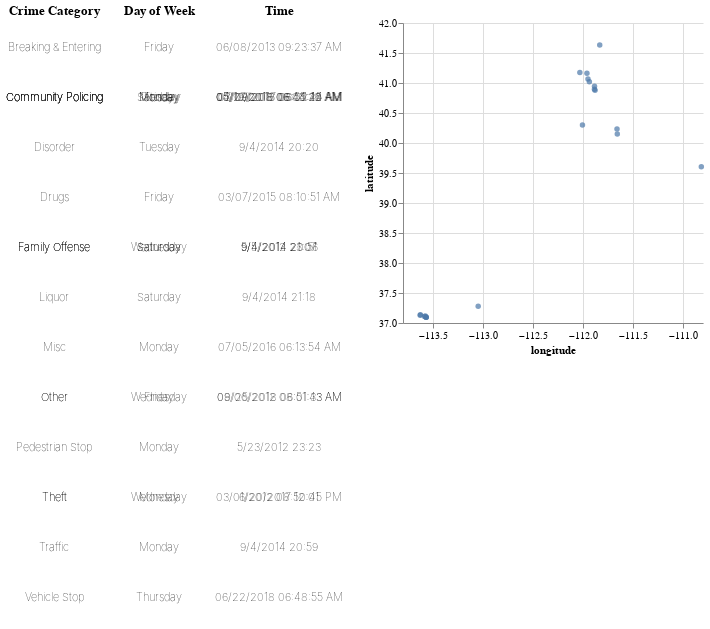

The cell this chart's notebook holds for it:
### Code cell
crime_cat = alt.selection(type='single', nearest=True, on='mouseover',
                     fields=['Crime_Category'], empty='none')

splits = alt.Chart(df_sample.iloc[::skip, :]).mark_text(fontWeight='lighter').encode(
    y=alt.Y('Crime_Category:O', axis=None),
    text='Crime_Category:N',
    opacity=alt.value(1)
).properties(
    height=600
).add_selection(
    crime_cat
)

map = alt.Chart(df_sample.iloc[::skip, :]).mark_circle().encode(
    x=alt.X('longitude:Q', scale=alt.Scale(zero=False)),
    y=alt.Y('latitude:Q', scale=alt.Scale(zero=False)),
    order='created_at'
).project('albersUsa')


map_point = map.mark_circle(color='red', size=20).encode(
    opacity=alt.condition(crime_cat, alt.value(1), alt.value(0))
)

(splits.properties(title="Crime Category") | splits.encode(text='day_of_week').properties(title="Day of Week") | splits.encode(text='created_at').properties(title="Time") | (map+map_point)).configure_view(
    strokeWidth=0,    
)

### Figure 1 — Vega-Lite specification as saved in the notebook (floating-point values rounded to 4 significant figures)
{"config": {"view": {"continuousWidth": 300, "continuousHeight": 300, "strokeWidth": 0}}, "hconcat": [{"mark": {"type": "text", "fontWeight": "lighter"}, "encoding": {"opacity": {"value": 1}, "text": {"field": "Crime_Category", "type": "nominal"}, "y": {"axis": null, "field": "Crime_Category", "type": "ordinal"}}, "height": 600, "name": "view_131", "title": "Crime Category"}, {"mark": {"type": "text", "fontWeight": "lighter"}, "encoding": {"opacity": {"value": 1}, "text": {"field": "day_of_week", "type": "nominal"}, "y": {"axis": null, "field": "Crime_Category", "type": "ordinal"}}, "height": 600, "name": "view_132", "title": "Day of Week"}, {"mark": {"type": "text", "fontWeight": "lighter"}, "encoding": {"opacity": {"value": 1}, "text": {"field": "created_at", "type": "nominal"}, "y": {"axis": null, "field": "Crime_Category", "type": "ordinal"}}, "height": 600, "name": "view_133", "title": "Time"}, {"layer": [{"mark": {"type": "circle"}, "encoding": {"order": {"field": "created_at", "type": "nominal"}, "x": {"field": "longitude", "scale": {"zero": false}, "type": "quantitative"}, "y": {"field": "latitude", "scale": {"zero": false}, "type": "quantitative"}}, "projection": {"type": "albersUsa"}}, {"mark": {"type": "circle", "color": "red", "size": 20}, "encoding": {"opacity": {"condition": {"param": "param_54", "value": 1, "empty": false}, "value": 0}, "order": {"field": "created_at", "type": "nominal"}, "x": {"field": "longitude", "scale": {"zero": false}, "type": "quantitative"}, "y": {"field": "latitude", "scale": {"zero": false}, "type": "quantitative"}}, "projection": {"type": "albersUsa"}}], "data": {"name": "data-4158b42a7eab5f9bcac9c4acba0979c9"}}], "data": {"name": "data-4158b42a7eab5f9bcac9c4acba0979c9"}, "params": [{"name": "param_54", "select": {"type": "point", "fields": ["Crime_Category"], "nearest": true, "on": "mouseover"}, "views": ["view_131", "view_132", "view_133"]}], "$schema": "https://vega.github.io/schema/vega-lite/v5.15.1.json", "datasets": {"data-4158b42a7eab5f9bcac9c4acba0979c9": [{"incident_id": 171538453, "incident_datetime": "06/07/2013 04:57:57 PM", "parent_incident_type": "Breaking & Entering", "incident_description": "BURGLARY (10-91)", "address_1": "800 Block 5450 S", "city": "SOUTH OGDEN", "latitude": 41.16, "longitude": -112.0, "hour_of_day": 16, "day_of_week": "Friday", "created_at": "06/08/2013 09:23:37 AM", "updated_at": "06/21/2013 09:23:33 AM", "Crime_Category": "Breaking & Entering", "Total": 20, "datetime_column": "2013-06-08T09:23:37", "formatted_column": "06/08/2013 09:23:37 AM", "final_date_column": "2013-06-08T09:23:37", "year_column": 2013, "Total_Year": 94}, {"incident_id": 543893270, "incident_datetime": "3/9/2004 15:03", "parent_incident_type": "Disorder", "incident_description": "LITTERING", "address_1": "FIVE SISTER * FOREMASTER", "city": "ST GEORGE", "latitude": 37.1, "longitude": -113.6, "hour_of_day": 15, "day_of_week": "Tuesday", "created_at": "9/4/2014 20:20", "updated_at": "9/4/2014 23:25", "Crime_Category": "Disorder", "Total": 62, "datetime_column": "2014-09-04T20:20:00", "formatted_column": "09/04/2014 08:20:00 PM", "final_date_column": "2014-09-04T20:20:00", "year_column": 2014, "Total_Year": 316}, {"incident_id": 843039191, "incident_datetime": "04/16/2018 08:04:50 PM", "parent_incident_type": "Community Policing", "incident_description": "Description: Animal Problem", "address_1": "3000 Block MAIN ST", "city": "SPANISH FORK", "latitude": 40.15, "longitude": -111.7, "hour_of_day": 20, "day_of_week": "Monday", "created_at": "04/19/2018 06:04:24 AM", "updated_at": "04/27/2018 04:55:45 PM", "Crime_Category": "Community Policing", "Total": 139, "datetime_column": "2018-04-19T06:04:24", "formatted_column": "04/19/2018 06:04:24 AM", "final_date_column": "2018-04-19T06:04:24", "year_column": 2018, "Total_Year": 95}, {"incident_id": 101384022, "incident_datetime": "09/14/2011 11:09:09 AM", "parent_incident_type": "Theft", "incident_description": "\"Theft,Retail\"", "address_1": "1 Block N 800 E", "city": "HYRUM", "latitude": 41.63, "longitude": -111.8, "hour_of_day": 11, "day_of_week": "Wednesday", "created_at": "03/01/2012 08:50:45 PM", "updated_at": "03/01/2012 09:26:49 PM", "Crime_Category": "Theft", "Total": 93, "datetime_column": "2012-03-01T20:50:45", "formatted_column": "03/01/2012 08:50:45 PM", "final_date_column": "2012-03-01T20:50:45", "year_column": 2012, "Total_Year": 172}, {"incident_id": 853491531, "incident_datetime": "05/07/2018 01:05:32 PM", "parent_incident_type": "Community Policing", "incident_description": "Description: Warrant Served For Other Agenc", "address_1": "100 Block N 100 WEST", "city": "PROVO", "latitude": 40.24, "longitude": -111.7, "hour_of_day": 13, "day_of_week": "Monday", "created_at": "05/10/2018 06:43:20 AM", "updated_at": "05/20/2018 08:25:04 PM", "Crime_Category": "Community Policing", "Total": 139, "datetime_column": "2018-05-10T06:43:20", "formatted_column": "05/10/2018 06:43:20 AM", "final_date_column": "2018-05-10T06:43:20", "year_column": 2018, "Total_Year": 95}, {"incident_id": 110166418, "incident_datetime": "4/28/2012 17:04", "parent_incident_type": "Family Offense", "incident_description": "FAMILY FIGHT", "address_1": "1900 Block W 1740 N", "city": "ST GEORGE", "latitude": 37.14, "longitude": -113.6, "hour_of_day": 17, "day_of_week": "Saturday", "created_at": "5/5/2012 23:06", "updated_at": "9/5/2014 2:58", "Crime_Category": "Family Offense", "Total": 49, "datetime_column": "2012-05-05T23:06:00", "formatted_column": "05/05/2012 11:06:00 PM", "final_date_column": "2012-05-05T23:06:00", "year_column": 2012, "Total_Year": 172}, {"incident_id": 764067678, "incident_datetime": "07/04/2016 11:15:01 PM", "parent_incident_type": "Fire", "incident_description": "STRUCTURE FIRE - RESIDENTIAL", "address_1": "300 Block W 1800 NORTH", "city": "CENTERVILLE", "latitude": 40.94, "longitude": -111.9, "hour_of_day": 23, "day_of_week": "Monday", "created_at": "07/05/2016 06:13:54 AM", "updated_at": "09/02/2016 08:21:46 AM", "Crime_Category": "Misc", "Total": 80, "datetime_column": "2016-07-05T06:13:54", "formatted_column": "07/05/2016 06:13:54 AM", "final_date_column": "2016-07-05T06:13:54", "year_column": 2016, "Total_Year": 104}, {"incident_id": 162298748, "incident_datetime": "05/24/2013 02:05:51 PM", "parent_incident_type": "Community Policing", "incident_description": "Description: Citizen Assist", "address_1": "2000 Block PARTRIDGE LN", "city": "EAGLE MOUNTAIN", "latitude": 40.3, "longitude": -112.0, "hour_of_day": 14, "day_of_week": "Friday", "created_at": "05/27/2013 08:02:12 AM", "updated_at": "06/05/2013 08:03:11 AM", "Crime_Category": "Community Policing", "Total": 139, "datetime_column": "2013-05-27T08:02:12", "formatted_column": "05/27/2013 08:02:12 AM", "final_date_column": "2013-05-27T08:02:12", "year_column": 2013, "Total_Year": 94}, {"incident_id": 810251709, "incident_datetime": "6/19/2017 18:06", "parent_incident_type": "Theft", "incident_description": "THEFT-MISDEMEAN", "address_1": "BY 21", "city": "ST GEORGE", "latitude": 37.28, "longitude": -113.0, "hour_of_day": 18, "day_of_week": "Monday", "created_at": "6/20/2017 12:01", "updated_at": "7/3/2017 20:02", "Crime_Category": "Theft", "Total": 93, "datetime_column": "2017-06-20T12:01:00", "formatted_column": "06/20/2017 12:01:00 PM", "final_date_column": "2017-06-20T12:01:00", "year_column": 2017, "Total_Year": 40}, {"incident_id": 860872677, "incident_datetime": "06/21/2018 03:20:58 PM", "parent_incident_type": "Vehicle Stop", "incident_description": "Traffic Stop", "address_1": "500 Block N FAIRFIELD RD", "city": "KAYSVILLE", "latitude": 41.07, "longitude": -112.0, "hour_of_day": 15, "day_of_week": "Thursday", "created_at": "06/22/2018 06:48:55 AM", "updated_at": "07/05/2018 08:35:32 AM", "Crime_Category": "Vehicle Stop", "Total": 89, "datetime_column": "2018-06-22T06:48:55", "formatted_column": "06/22/2018 06:48:55 AM", "final_date_column": "2018-06-22T06:48:55", "year_column": 2018, "Total_Year": 95}, {"incident_id": 113040587, "incident_datetime": "3/14/2011 8:03", "parent_incident_type": "Pedestrian Stop", "incident_description": "SUSP OTHER", "address_1": "1 Block W ST GEORGE BLVD", "city": "ST GEORGE", "latitude": 37.11, "longitude": -113.6, "hour_of_day": 8, "day_of_week": "Monday", "created_at": "5/23/2012 23:23", "updated_at": "9/5/2014 3:42", "Crime_Category": "Pedestrian Stop", "Total": 33, "datetime_column": "2012-05-23T23:23:00", "formatted_column": "05/23/2012 11:23:00 PM", "final_date_column": "2012-05-23T23:23:00", "year_column": 2012, "Total_Year": 172}, {"incident_id": 811972796, "incident_datetime": "07/08/2017 05:27:36 PM", "parent_incident_type": "Community Policing", "incident_description": "OUTSIDE ASSIST", "address_1": "400 Block N 200 WEST", "city": "BOUNTIFUL", "latitude": 40.89, "longitude": -111.9, "hour_of_day": 17, "day_of_week": "Saturday", "created_at": "07/09/2017 08:21:18 AM", "updated_at": "08/10/2017 08:22:28 AM", "Crime_Category": "Community Policing", "Total": 139, "datetime_column": "2017-07-09T08:21:18", "formatted_column": "07/09/2017 08:21:18 AM", "final_date_column": "2017-07-09T08:21:18", "year_column": 2017, "Total_Year": 40}, {"incident_id": 752092213, "incident_datetime": "03/08/2016 11:38:03 AM", "parent_incident_type": "Community Policing", "incident_description": "CITIZEN REQUESTING INFORMATION", "address_1": "800 Block S MAIN ST", "city": "BOUNTIFUL", "latitude": 40.88, "longitude": -111.9, "hour_of_day": 11, "day_of_week": "Tuesday", "created_at": "03/09/2016 06:55:45 AM", "updated_at": "05/07/2016 08:23:27 AM", "Crime_Category": "Community Policing", "Total": 139, "datetime_column": "2016-03-09T06:55:45", "formatted_column": "03/09/2016 06:55:45 AM", "final_date_column": "2016-03-09T06:55:45", "year_column": 2016, "Total_Year": 104}, {"incident_id": 544063218, "incident_datetime": "8/18/2004 10:08", "parent_incident_type": "Family Offense", "incident_description": "FAMILY FIGHT", "address_1": "NIP 5000", "city": "ST GEORGE", "latitude": 37.1, "longitude": -113.6, "hour_of_day": 10, "day_of_week": "Wednesday", "created_at": "9/4/2014 20:51", "updated_at": "9/5/2014 1:25", "Crime_Category": "Family Offense", "Total": 49, "datetime_column": "2014-09-04T20:51:00", "formatted_column": "09/04/2014 08:51:00 PM", "final_date_column": "2014-09-04T20:51:00", "year_column": 2014, "Total_Year": 316}, {"incident_id": 125540548, "incident_datetime": "09/05/2012 11:40:55 PM", "parent_incident_type": "Other", "incident_description": "DISTURBANCE-FAMILY (10-75)", "address_1": "4900 Block S 2125 W", "city": "ROY", "latitude": 41.17, "longitude": -112.0, "hour_of_day": 23, "day_of_week": "Wednesday", "created_at": "09/06/2012 08:51:43 AM", "updated_at": "09/16/2012 08:51:32 AM", "Crime_Category": "Other", "Total": 95, "datetime_column": "2012-09-06T08:51:43", "formatted_column": "09/06/2012 08:51:43 AM", "final_date_column": "2012-09-06T08:51:43", "year_column": 2012, "Total_Year": 172}, {"incident_id": 707538457, "incident_datetime": "03/06/2015 10:08:00 AM", "parent_incident_type": "Drugs", "incident_description": "CONTROLLED SUBSTANCE / Other Controlled Substances", "address_1": "200 Block W 400 NORTH", "city": "PRICE", "latitude": 39.6, "longitude": -110.8, "hour_of_day": 10, "day_of_week": "Friday", "created_at": "03/07/2015 08:10:51 AM", "updated_at": "09/01/2015 07:11:54 AM", "Crime_Category": "Drugs", "Total": 34, "datetime_column": "2015-03-07T08:10:51", "formatted_column": "03/07/2015 08:10:51 AM", "final_date_column": "2015-03-07T08:10:51", "year_column": 2015, "Total_Year": 66}, {"incident_id": 868280502, "incident_datetime": "08/24/2018 06:57:51 PM", "parent_incident_type": "Other", "incident_description": "Agency Assistance", "address_1": "100 Block E 950 S", "city": "KAYSVILLE", "latitude": 41.02, "longitude": -111.9, "hour_of_day": 18, "day_of_week": "Friday", "created_at": "08/25/2018 06:01:33 AM", "updated_at": "09/07/2018 09:03:21 PM", "Crime_Category": "Other", "Total": 95, "datetime_column": "2018-08-25T06:01:33", "formatted_column": "08/25/2018 06:01:33 AM", "final_date_column": "2018-08-25T06:01:33", "year_column": 2018, "Total_Year": 95}, {"incident_id": 544104893, "incident_datetime": "11/21/2005 1:11", "parent_incident_type": "Traffic", "incident_description": "DUI", "address_1": "I-15 SOUTHBOUND MILE 6", "city": "ST GEORGE", "latitude": 37.1, "longitude": -113.6, "hour_of_day": 1, "day_of_week": "Monday", "created_at": "9/4/2014 20:59", "updated_at": "9/5/2014 1:51", "Crime_Category": "Traffic", "Total": 173, "datetime_column": "2014-09-04T20:59:00", "formatted_column": "09/04/2014 08:59:00 PM", "final_date_column": "2014-09-04T20:59:00", "year_column": 2014, "Total_Year": 316}, {"incident_id": 544150133, "incident_datetime": "10/29/2005 16:10", "parent_incident_type": "Family Offense", "incident_description": "FAMILY FIGHT", "address_1": "IP *ACROSS ST FROM 2091 W 1200 N", "city": "ST GEORGE", "latitude": 37.13, "longitude": -113.6, "hour_of_day": 16, "day_of_week": "Saturday", "created_at": "9/4/2014 21:07", "updated_at": "9/5/2014 2:31", "Crime_Category": "Family Offense", "Total": 49, "datetime_column": "2014-09-04T21:07:00", "formatted_column": "09/04/2014 09:07:00 PM", "final_date_column": "2014-09-04T21:07:00", "year_column": 2014, "Total_Year": 316}, {"incident_id": 544210999, "incident_datetime": "2/25/2006 5:02", "parent_incident_type": "Liquor", "incident_description": "ALCOHOL OFFENSE", "address_1": "PINONEER PARK", "city": "ST GEORGE", "latitude": 37.12, "longitude": -113.6, "hour_of_day": 5, "day_of_week": "Saturday", "created_at": "9/4/2014 21:18", "updated_at": "9/5/2014 3:13", "Crime_Category": "Liquor", "Total": 29, "datetime_column": "2014-09-04T21:18:00", "formatted_column": "09/04/2014 09:18:00 PM", "final_date_column": "2014-09-04T21:18:00", "year_column": 2014, "Total_Year": 316}]}}
